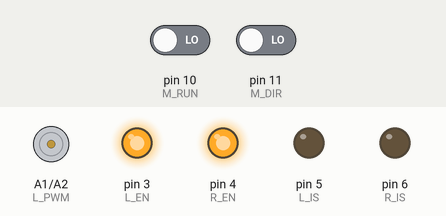
This sketch was run on a simulated Arduino Nano, built with avr-gcc and run on an emulated ATmega328P. On the bench: motor-driver pin pairs drawn as motors (green arrow = first pin HIGH = forward, orange = second pin HIGH = backward, longer = more drive), output pins drawn as LEDs (lit = HIGH). The inputs (shaded band) are chosen by the test bench; at power-on: pin 10 (M_RUN) LOW, pin 11 (M_DIR) LOW.

Above: at 1.2 s.
1.3 s: pin 10 (M_RUN) driven HIGH
At 2.5 s:
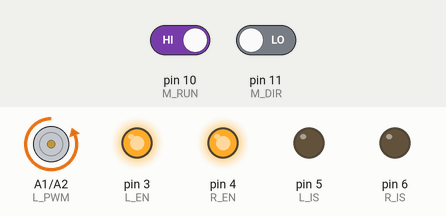
2.8 s: pin 11 (M_DIR) driven HIGH
At 3.7 s:
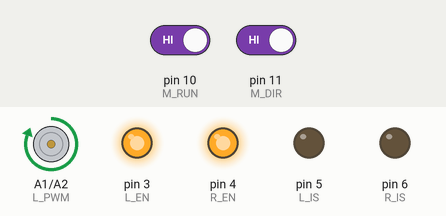
4.3 s: pin 11 (M_DIR) driven LOW
At 4.9 s:
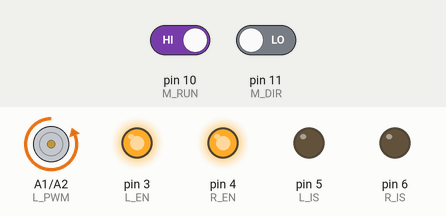
5.8 s: pin 10 (M_RUN) driven LOW
At 7.2 s:
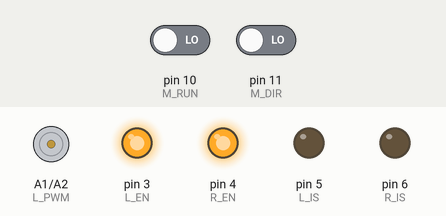
Timing chart, 0 to 8.3 s (numbered marks = the images above; inputs shaded):
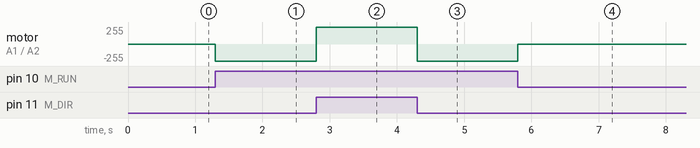

The sketch:

sketch_oct31g.ino
```cpp
/*
 * arduino nano control driver BTS960
*/
int L_PWM = A1;
int R_PWM = A2;
int L_EN = 3;
int R_EN = 4;
int L_IS = 5;
int  R_IS = 6;
int M_RUN = 10;
int M_DIR = 11;

void setup() {
  // put your setup code here, to run once:
  pinMode(M_RUN,INPUT);
  pinMode(M_DIR,INPUT);

  pinMode(L_IS,OUTPUT);
  pinMode(R_IS,OUTPUT);
  pinMode(L_EN,OUTPUT);
  pinMode(R_EN,OUTPUT);
  pinMode(L_PWM,OUTPUT);
  pinMode(R_PWM,OUTPUT);

  digitalWrite(R_IS,LOW);
  digitalWrite(L_IS,LOW);
  digitalWrite(L_EN,HIGH);
  digitalWrite(R_EN,HIGH);
}

void loop() {
  // put your main code here, to run repeatedly:
  if(digitalRead(M_RUN) == HIGH){
    if(digitalRead(M_DIR) == HIGH){
      analogWrite(L_PWM,129);
      analogWrite(R_PWM,0);
      }
    else{
      analogWrite(L_PWM,0);
      analogWrite(R_PWM,129);
      }
  }
  else{
  analogWrite(L_PWM,0);
  analogWrite(R_PWM,0);
    }
}
```

Measured:
- after the input at 1.3 s, motor on A1 (L_PWM) / A2 (R_PWM): stopped → backward 255/255 at once
- after the input at 2.8 s, motor on A1 (L_PWM) / A2 (R_PWM): backward 255/255 → forward 255/255 at once
- after the input at 4.3 s, motor on A1 (L_PWM) / A2 (R_PWM): forward 255/255 → backward 255/255 at once
- after the input at 5.8 s, motor on A1 (L_PWM) / A2 (R_PWM): backward 255/255 → stopped at once
